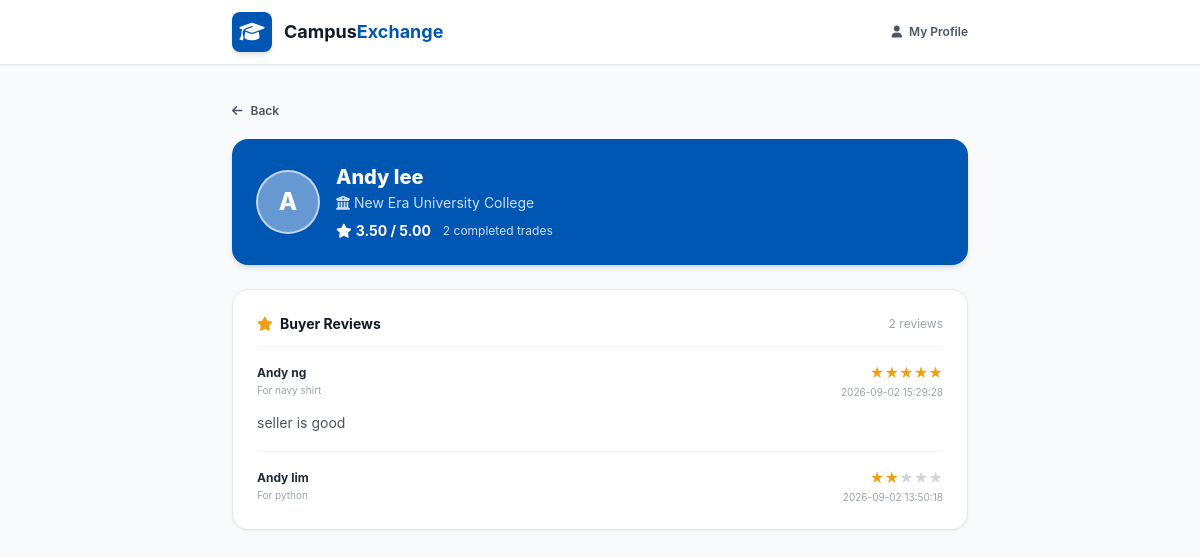
Screenshot of /seller.php?id=11 (signed in) with the database file from the repository.
### tables this page shows
CREATE TABLE `users` (
  `user_id` int(10) UNSIGNED NOT NULL,
  `university_id` int(10) UNSIGNED NOT NULL,
  `full_name` varchar(100) NOT NULL,
  `student_id` varchar(50) NOT NULL,
  `email` varchar(100) NOT NULL,
  `phone_number` varchar(20) NOT NULL,
  `password_hash` varchar(255) NOT NULL,
  `avatar_url` varchar(255) DEFAULT NULL,
  `role` enum('student','admin') NOT NULL DEFAULT 'student',
  `status` enum('active','suspended') NOT NULL DEFAULT 'active',
  `default_handover_location` varchar(150) DEFAULT NULL,
  `trust_score` decimal(3,2) NOT NULL DEFAULT 5.00,
  `completed_trades` int(10) UNSIGNED NOT NULL DEFAULT 0,
  `warning_count` int(10) UNSIGNED NOT NULL DEFAULT 0,
  `created_at` timestamp NOT NULL DEFAULT current_timestamp(),
  `updated_at` timestamp NOT NULL DEFAULT current_timestamp() ON UPDATE current_timestamp()
);

CREATE TABLE `universities` (
  `university_id` int(10) UNSIGNED NOT NULL,
  `university_name` varchar(150) NOT NULL,
  `email_domain` varchar(100) NOT NULL,
  `theme_color` varchar(20) DEFAULT '#0056b3',
  `created_at` timestamp NOT NULL DEFAULT current_timestamp()
);

CREATE TABLE `reviews` (
  `review_id` int(10) UNSIGNED NOT NULL,
  `order_id` int(10) UNSIGNED NOT NULL,
  `reviewer_id` int(10) UNSIGNED NOT NULL,
  `reviewee_id` int(10) UNSIGNED NOT NULL,
  `rating` tinyint(3) UNSIGNED NOT NULL,
  `comment` text DEFAULT NULL,
  `created_at` timestamp NOT NULL DEFAULT current_timestamp()
);

CREATE TABLE `products` (
  `product_id` int(10) UNSIGNED NOT NULL,
  `seller_id` int(10) UNSIGNED NOT NULL,
  `university_id` int(10) UNSIGNED NOT NULL,
  `category_id` int(10) UNSIGNED NOT NULL,
  `title` varchar(100) NOT NULL,
  `description` text NOT NULL,
  `price` decimal(10,2) NOT NULL,
  `item_condition` enum('Brand New','Like New','Well Used','For Parts') NOT NULL,
  `status` enum('Available','Sold','Deleted') NOT NULL DEFAULT 'Available',
  `created_at` timestamp NOT NULL DEFAULT current_timestamp(),
  `updated_at` timestamp NOT NULL DEFAULT current_timestamp() ON UPDATE current_timestamp()
);

### includes/helpers.php (called while the page is built, shortened)
<?php
require_once __DIR__ . '/db.php';
function getCurrentUser() {
    global $pdo;
    if (!isset($pdo) || !$pdo instanceof PDO) {
        $pdo = getDatabaseConnection();
    }
    $userSession = $_SESSION['user'] ?? [];
    $userId = $_SESSION['user_id'] ?? ($userSession['id'] ?? $userSession['user_id'] ?? null);
    $stmt = $pdo->prepare("
        SELECT
            u.user_id AS id,
            u.user_id,
            u.full_name,
            u.student_id,
            u.email,
            u.phone_number,
            u.role,
            u.status,
            u.university_id,
            uni.university_name AS university,
            uni.theme_color,
            COALESCE(w.balance, 0.00) AS wallet_balance
        FROM users u
        LEFT JOIN wallets w ON u.user_id = w.user_id
        LEFT JOIN universities uni ON u.university_id = uni.university_id
        WHERE u.user_id = :user_id
        LIMIT 1
    ");
    $stmt->execute(['user_id' => $userId]);
    $user = $stmt->fetch(PDO::FETCH_ASSOC);
    return $user;
}
function getReviewsForUser(int $userId): array
{
    global $pdo;
    $stmt = $pdo->prepare('
        SELECT
            r.rating,
            r.comment,
            r.created_at,
            reviewer.full_name AS reviewer_name,
            p.title AS product_title
        FROM reviews r
        INNER JOIN users reviewer ON reviewer.user_id = r.reviewer_id
        INNER JOIN orders o ON o.order_id = r.order_id
        INNER JOIN products p ON p.product_id = o.product_id
        WHERE r.reviewee_id = :user_id
        ORDER BY r.created_at DESC, r.review_id DESC
    ');
    $stmt->execute(['user_id' => $userId]);
    return $stmt->fetchAll(PDO::FETCH_ASSOC);
}

### seller.php (the view, shortened to what this page needs)
<?php
require_once __DIR__ . '/includes/helpers.php';
$user = getCurrentUser();
$sellerId = (int) ($_GET['id'] ?? 0);
$seller = null;
$reviews = [];
if ($sellerId > 0) {
    global $pdo;
    $stmt = $pdo->prepare('
        SELECT
            u.user_id,
            u.full_name,
            u.trust_score,
            u.completed_trades,
            u.created_at,
            uni.university_name
        FROM users u
        LEFT JOIN universities uni ON uni.university_id = u.university_id
        WHERE u.user_id = :user_id AND u.role = "student" AND u.status = "active"
        LIMIT 1
    ');
    $stmt->execute(['user_id' => $sellerId]);
    $seller = $stmt->fetch(PDO::FETCH_ASSOC) ?: null;
    if ($seller) {
        $reviews = getReviewsForUser($sellerId);
    }
}
function sellerEscape(?string $value): string
{
    return htmlspecialchars($value ?? '', ENT_QUOTES, 'UTF-8');
}
$themeColor = strtolower(trim((string) ($user['theme_color'] ?? '')));
$themeColor = preg_match('/^#[0-9a-fA-F]{6}$/', $themeColor) ? $themeColor : '';
?>
<!DOCTYPE html>
<html lang="en">
<head>
  <script src="https://cdn.tailwindcss.com"></script>
  <link rel="stylesheet" href="https://cdnjs.cloudflare.com/ajax/libs/font-awesome/6.4.0/css/all.min.css" />
  <link rel="stylesheet" href="assets/css/styles.css" />
</head>
<body class="bg-gray-50 text-gray-800 min-h-screen"<?php if ($themeColor !== ''): ?> style="--primary: <?php echo sellerEscape($themeColor); ?>; --primary-hover: <?php echo sellerEscape($themeColor); ?>; --primary-light: <?php echo sellerEscape($themeColor); ?>"<?php endif; ?>>
  <header class="sticky top-0 z-40 bg-white shadow-sm border-b border-gray-200">
    <div class="max-w-3xl mx-auto px-4 h-16 flex items-center justify-between">
      <a href="home.php" class="flex items-center gap-3"><div class="w-10 h-10 rounded-lg bg-custom-primary text-white flex items-center justify-center font-bold text-xl shadow-md"><i class="fa-solid fa-graduation-cap"></i></div><span class="text-lg font-bold text-gray-900">Campus<span class="text-custom-primary">Exchange</span></span></a>
      <a href="profile.php" class="text-xs font-semibold text-gray-600 hover:text-custom-primary transition"><i class="fa-solid fa-user mr-1"></i> My Profile</a>
    </div>
  </header>
  <main class="max-w-3xl mx-auto px-4 py-8">
    <a href="javascript:history.back()" class="inline-flex items-center text-xs font-semibold text-gray-600 hover:text-custom-primary transition mb-5"><i class="fa-solid fa-arrow-left mr-2"></i> Back</a>
    <?php if (!$seller): ?>
      <section class="bg-white rounded-2xl border border-gray-200 p-10 text-center"><i class="fa-solid fa-user-slash text-4xl text-gray-300 mb-3"></i><h1 class="text-lg font-bold text-gray-900">Seller not found</h1><p class="text-sm text-gray-500 mt-1">This seller account is unavailable.</p></section>
    <?php else: ?>
      <section class="bg-custom-primary text-white rounded-2xl p-6 shadow-md mb-6">
        <div class="flex flex-col sm:flex-row sm:items-center gap-4">
          <div class="w-16 h-16 rounded-full bg-white/40 border-2 border-white/60 flex items-center justify-center text-2xl font-extrabold shrink-0"><?php echo sellerEscape(strtoupper(substr((string) $seller['full_name'], 0, 1))); ?></div>
          <div class="min-w-0">
            <h1 class="text-xl font-extrabold truncate"><?php echo sellerEscape($seller['full_name']); ?></h1>
            <p class="text-sm text-white/80 mt-0.5"><i class="fa-solid fa-building-columns mr-1"></i><?php echo sellerEscape($seller['university_name'] ?? 'University'); ?></p>
            <div class="flex flex-wrap items-center gap-3 mt-2 text-sm">
              <span class="flex items-center gap-1 font-bold"><i class="fa-solid fa-star text-white"></i> <?php echo number_format((float) $seller['trust_score'], 2); ?> / 5.00</span>
              <span class="text-white/80 text-xs"><?php echo (int) $seller['completed_trades']; ?> completed trades</span>
            </div>
          </div>
        </div>
      </section>
      <section class="bg-white rounded-2xl border border-gray-200 shadow-sm p-6">
        <div class="flex items-center justify-between gap-3 border-b border-gray-100 pb-3 mb-4">
          <h2 class="text-sm font-bold text-gray-900"><i class="fa-solid fa-star text-amber-500 mr-1"></i> Buyer Reviews</h2>
          <span class="text-xs text-gray-400"><?php echo count($reviews); ?> review<?php echo count($reviews) === 1 ? '' : 's'; ?></span>
        </div>
        <?php if (!$reviews): ?>
          <p class="text-sm text-gray-400 text-center py-6">This seller has not received any reviews yet.</p>
        <?php else: ?>
          <div class="space-y-4">
            <?php foreach ($reviews as $review): ?>
              <article class="border-b border-gray-100 last:border-0 pb-4 last:pb-0">
                <div class="flex flex-wrap items-center justify-between gap-2">
                  <div>
                    <p class="text-xs font-bold text-gray-800"><?php echo sellerEscape($review['reviewer_name'] ?? 'Buyer'); ?></p>
                    <p class="text-[10px] text-gray-400 mt-0.5">For <?php echo sellerEscape($review['product_title'] ?? 'Product'); ?></p>
                  </div>
                  <div class="text-right">
                    <div class="text-amber-500 text-sm"><?php echo str_repeat('&#9733;', (int) $review['rating']); ?><span class="text-gray-300"><?php echo str_repeat('&#9733;', 5 - (int) $review['rating']); ?></span></div>
                    <p class="text-[10px] text-gray-400 mt-0.5"><?php echo sellerEscape($review['created_at'] ?? ''); ?></p>
                  </div>
                </div>
                <?php if (trim((string) ($review['comment'] ?? '')) !== ''): ?>
                  <p class="text-sm text-gray-600 mt-3 leading-relaxed"><?php echo sellerEscape($review['comment']); ?></p>
                <?php endif; ?>
              </article>
            <?php endforeach; ?>
          </div>
        <?php endif; ?>
      </section>
    <?php endif; ?>
  </main>
</body>
</html>

### assets/css/styles.css (style rules this page uses)
:root { --primary: #1e40af; --primary-hover: #1e3a8a; --primary-light: #eff6ff; --accent: #f59e0b; --bg-soft: #f8fafc; --text: #0f172a; --muted: #64748b; --border: #e2e8f0; --success: #10b981; --warning: #f59e0b; --danger: #ef4444; }
body { font-family: 'Inter', sans-serif; background: #f8fafc; color: var(--text); }
.bg-custom-primary { background-color: var(--primary); }
.text-custom-primary { color: var(--primary); }

### rows the page displays
users: full_name "A", full_name "Andy lee", university.university_name "New Era University College", trust_score "3.50", completed_trades "2"
reviews: reviewer.full_name "Andy ng", products.title "navy shirt", rating "★★★★★", created_at "2026-09-02 15:29:28", comment "seller is good"
reviews: reviewer.full_name "Andy lim", products.title "python", rating "★★", rating "★★★", created_at "2026-09-02 13:50:18"

### other values shown
count($reviews) "2"
